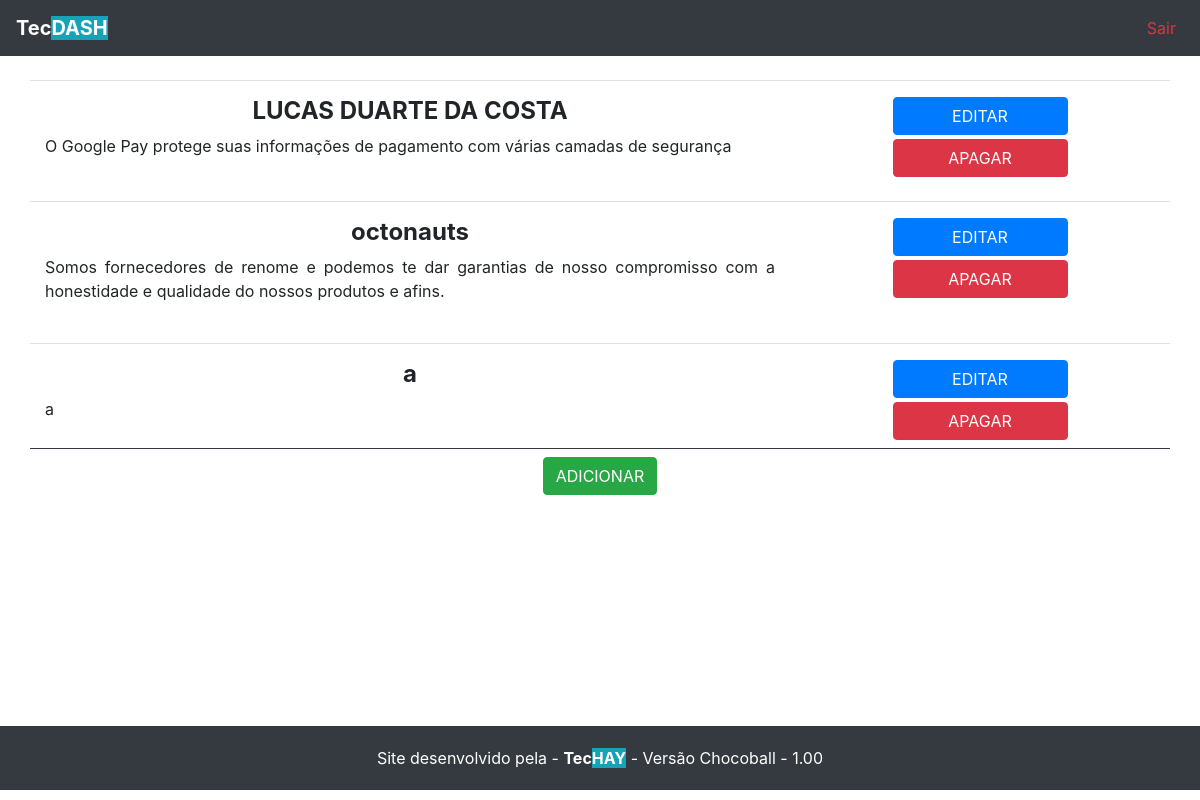
The page /dashboard/list_client on the database its author committed.
### inicial/models.py (models this page shows)
class Client(models.Model):
	name = models.CharField(max_length=255)
	details = models.TextField()

### principal/views.py (the view)
# urls.py: path('list_client', views.list_client, name="list_client"),
def list_client(request):
  data = {}
  clients = Client.objects.all()
  data['clients'] = clients
  return render(request, 'dashboard/client/list-client.html', data)

### principal/templates/dashboard/client/list-client.html
{% extends "base.html" %}
{% block conteudo %}
<div class="content">
	<div class="container">
		{% for client in clients %}
		<div class="row border-top pt-3 mt-4">
			<div class="col-12 col-lg-8">
				<div>
					<h4 class="font-weight-bold text-center">{{client.name}}</h4>
					<p class="text-justify">{{client.details}}</p>
				</div>
			</div>
			<div class="col-12 col-lg-4">
				<div class="text-center">
					<a href="{% url 'edit_client' client.pk %}" class="btn w-50 btn-primary">EDITAR</a>
				</div>
				<div class="text-center">
					<a href="{% url 'delete_client' client.pk %}" class="btn w-50 mt-1 btn-danger">APAGAR</a>
				</div>
			</div>
		</div>
		{% empty %}
		<div class="col-12">
			<a href="{% url 'add_client' %}" class="btn btn-success">ADICIONAR</a>
		</div>
		{% endfor %}
		{% if clients.all %}
		<div class="row border-top border-dark mt-2">
			<div class="col-12 pt-2 text-center">
				<a href="{% url 'add_client' %}" class="btn btn-success">ADICIONAR</a>
			</div>
		</div>
		{% endif %}
	</div>
</div>
{% endblock %}

### principal/static/assets/css/style.css (style rules this page uses)
a { color: #000; }
.content { min-height: 77vh; }

### rows shown on the page
Client: name "LUCAS DUARTE DA COSTA", details "O Google Pay protege suas informações de pagamento com várias camadas de segurança"
Client: name "octonauts", details "Somos fornecedores de renome e podemos te dar garantias de nosso compromisso com a honestidade e qualidade do nossos produtos e afins."
Client: name "a", details "a"
